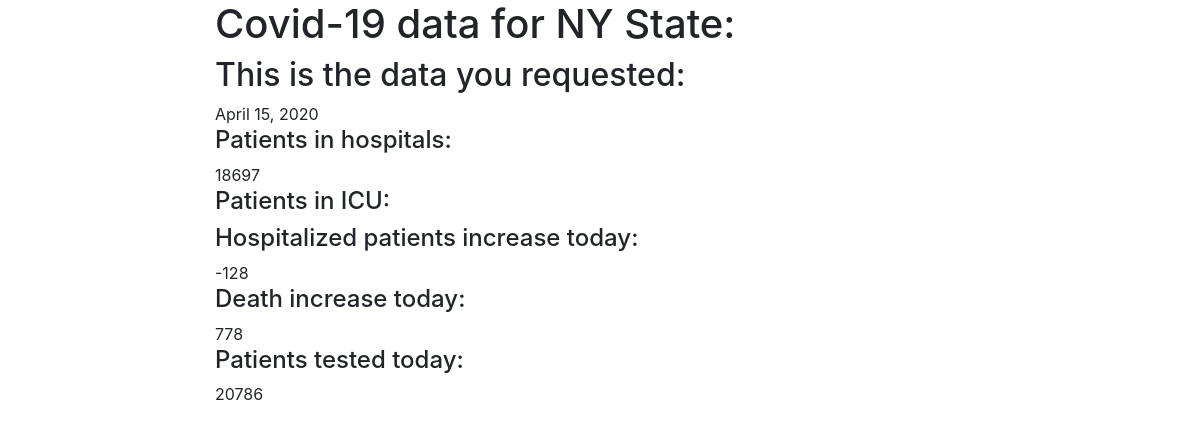
Before: /covidapp/20/ with the older database file.
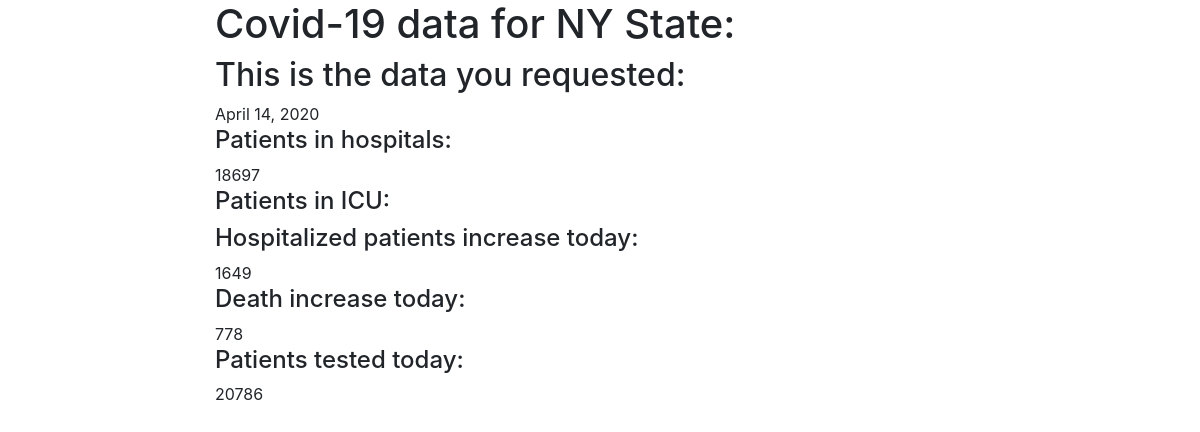
After: the same page with the newer database file.
### covidapp/models.py (models this page shows, shortened)
class Hospital(models.Model):
    date_time 			=    	models.DateField()
    hospital_currently 	= 		models.IntegerField(blank=True, null=True)
    icucurrently		= 		models.IntegerField(blank=True, null=True)
    hospital_increase 	= 		models.IntegerField(blank=True, null=True)
    dead_daily			= 		models.IntegerField(blank=True, null=True)
    tested_today		=		models.IntegerField(blank=True, null=True)

### covidapp/views.py (the view)
# urls.py: path('<int:id>/', views.hospital_detail_view, name='hospital-detail'),
def hospital_detail_view(request, id):
	obj = Hospital.objects.get(id=id)
	context = {
		"object": obj
	}
	return render(request, "covidapp/hospital_detail.html", context)

### covidapp/templates/covidapp/hospital_detail.html (shortened to what this page needs)
{% extends 'base.html' %}
{% load bootstrap4 %}
{% block content %}
<h1>{% block header %}Covid-19 data for NY State: </h1>{% endblock %}
<h2>{% block title %}This is the data you requested: </h2>{{ object.date_time }}{% endblock %}
<h4>Patients in hospitals: </h4> {{ object.hospital_currently }}
<h4>Patients in ICU: </h4>{{ object.ICU_currently }}
<h4>Hospitalized patients increase today: </h4>{{ object.hospital_increase }}
<h4>Death increase today: </h4>{{ object.dead_daily }}
<h4>Patients tested today: </h4>{{ object.tested_today }}
{% endblock %}

Changed rows visible on the page:
changed Hospital: date_time "April 15, 2020" → "April 14, 2020"; hospital_increase "-128" → "1649"
